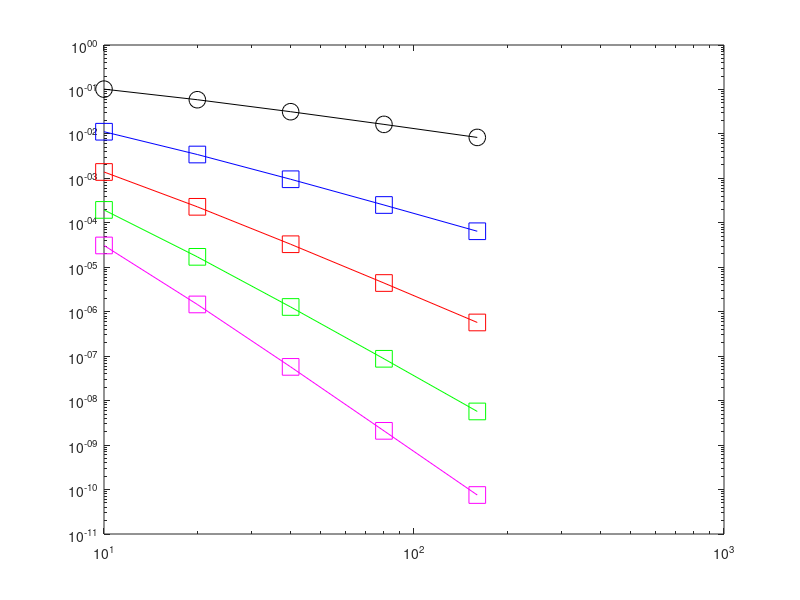

Recreate this plot in MATLAB.
clear all
close all
for i=1:5
    N(i)=10*2^(i-1);
end

for j=1:5
    n=N(j);
    a=0;b=1;
    h=(b-a)/n;
    t=a:h:b;
    F=@(t,y) y; % dy/dx=y
    exact=exp(t);
    y(1)=1;
 
    for i=2:n+1
        
        y(i)=y(i-1)+h*F(t(i-1), y(i-1)); %Euler steps
        
    end
    y1=y;
    for q=1:4
        Cs=spline(t, y);
        P=ppval(Cs, t); % Polynomial
        deCs=fnder(Cs);
        deP=ppval(deCs, t); % Derivative of the Polynomial
        yprime=deP;

        Ef=@(yprime, t, y, E) (y+E)-yprime;

        E(1)=0;
        ynew(1)=1;

        for i=2:n+1
            E(i) = E(i-1)+h*Ef(yprime(i-1), t(i-1), y(i-1), E(i-1)); %Euler steps
            ynew(i)=y(i)+E(i);
        end
     
        yz{q}=ynew;
        y=ynew;
    
    end
    y2=yz{1,1};
    y3=yz{1,2};
    y4=yz{1,3};
    y5=yz{1,4};

    err1(j)=norm(exact(n)-y1(n));
    err2(j)=norm(exact(n)-y2(n));
    err3(j)=norm(exact(n)-y3(n));
    err4(j)=norm(exact(n)-y4(n));
    err5(j)=norm(exact(n)-y5(n));
end
loglog(N, err1, '-ko', 'MarkerSize',12);
hold on
loglog(N, err2, '-sb', 'MarkerSize',12);
loglog(N, err3, '-sr', 'MarkerSize',12);
loglog(N, err4, '-sg', 'MarkerSize',12);
loglog(N, err5, '-sm', 'MarkerSize',12);
p=polyfit(log(N'),log(err5),1);
slope = p(1)



